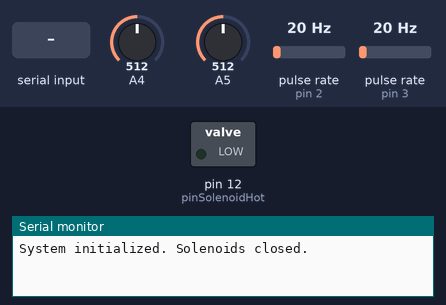
Bench run of a sketch on a simulated Arduino Uno, built with avr-gcc and run on an emulated ATmega328P. Shown: switched loads named in the sketch (green lamp = pin HIGH), the last lines printed to the serial monitor. Wiring (inferred from the names in the program): 2 × pulse sensor: data pin 2 / data pin 3. The inputs (shaded band) are chosen by the test bench; at power-on: pulse rate (sensors on pin 2, pin 3) 20 Hz, A4 = 512, A5 = 512. Pins used as bus, display or sensor lines are not drawn.

Above: at 1.2 s.
1.3 s: "90,45\n" received over the second serial link
At 3.5 s:
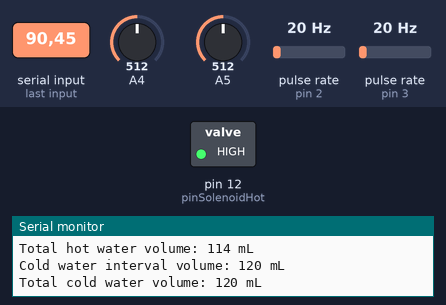
4.5 s: pulse rate (sensor on pin 2) set to 50 Hz
Timing chart, 0 to 7.5 s (numbered marks = the images above; inputs shaded):
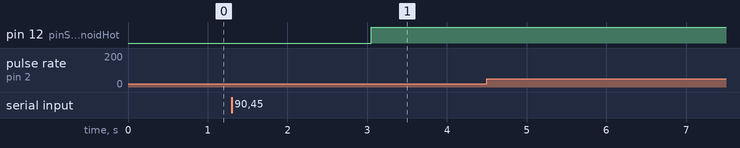

Measured:
- after the input at 1.3 s, pin 12 (pinSolenoidHot): LOW → HIGH after 1.8 s

The sketch:

Final_Budget_Bath_Sketch.ino
```cpp
#define CUSTOM_SETTINGS
#define INCLUDE_TERMINAL_MODULE

#include <Dabble.h>

// Pins for SoftwareSerial, managed by Dabble
int rxPin = 5;  // RX Pin
int txPin = 4;  // TX Pin

const int pinSolenoidHot = 12;
const int pinSolenoidCold = 7;

// Flow sensor pins
int flowSensorHotPin = 3;
int flowSensorColdPin = 2;

// Pulse volume constants in liters
const float pulseVolumeHot = 0.0028;
const float pulseVolumeCold = 0.00295;

volatile int pulseCountHot = 0;
volatile int pulseCountCold = 0;

unsigned long totalVolumeHot = 0;  // in milliliters
unsigned long totalVolumeCold = 0; // in milliliters

unsigned long requiredVolumeHot = 0;   // Required volume in milliliters
unsigned long requiredVolumeCold = 0;  // Required volume in milliliters

unsigned long totalHotWaterAvailable = 6000; // Total hot water available in milliliters (9 liters)

bool solenoidsOpened = false;

void setup() {
  Serial.begin(9600);
  Dabble.begin(9600, rxPin, txPin);

  pinMode(pinSolenoidHot, OUTPUT);
  pinMode(pinSolenoidCold, OUTPUT);
  pinMode(flowSensorHotPin, INPUT);
  pinMode(flowSensorColdPin, INPUT);

  digitalWrite(pinSolenoidHot, LOW);
  digitalWrite(pinSolenoidCold, LOW);

  attachInterrupt(digitalPinToInterrupt(flowSensorHotPin), countPulseHot, RISING);
  attachInterrupt(digitalPinToInterrupt(flowSensorColdPin), countPulseCold, RISING);

  Serial.println("System initialized. Solenoids closed.");
  Terminal.println("Enter Desired Bath Temperature in Fahrenheit:");
}

void loop() {
  Dabble.processInput();

  if (Terminal.available()) {
    String inputString = Terminal.readString();
    inputString.trim();
    float desiredTempF = inputString.toFloat();
    float desiredTempC = (desiredTempF - 32) * 5.0 / 9.0;

    if (desiredTempF > 0 && !solenoidsOpened) {
      double hotTempC, coldTempC;
      readWaterTemperatures(hotTempC, coldTempC);
      calculateWaterVolumes(desiredTempC, hotTempC, coldTempC);
      digitalWrite(pinSolenoidHot, HIGH);
      digitalWrite(pinSolenoidCold, HIGH);
      solenoidsOpened = true;
    }
  }

  updateWaterVolumes();

  delay(1000);  // Delay for 1 second before the next loop iteration
}

void countPulseHot() {
  pulseCountHot++;
}

void countPulseCold() {
  pulseCountCold++;
}

void readWaterTemperatures(double& hotTempC, double& coldTempC) {
  int hotTempVal = analogRead(A4);
  hotTempC = (0.2078 * hotTempVal) + 6.284;

  int coldTempVal = analogRead(A5);
  coldTempC = (0.2028 * coldTempVal) + 6.2588;
}

void calculateWaterVolumes(float desiredTempC, double hotTempC, double coldTempC) {
  float totalVolume = 6;  // Total desired volume in liters
  float adjustmentFactor = 1.05;  // Adjust by 5% to compensate for heat loss or sensor inaccuracies
  requiredVolumeHot = ((totalVolume * (desiredTempC - coldTempC) / (hotTempC - coldTempC)) * adjustmentFactor) * 1000;  // Convert to milliliters
  requiredVolumeCold = (totalVolume - (requiredVolumeHot / 1000)) * 1000;  // Convert to milliliters

  Serial.print("Required hot water volume with adjustment: ");
  Serial.print(requiredVolumeHot);
  Serial.println(" mL");
  Serial.print("Required cold water volume with adjustment: ");
  Serial.print(requiredVolumeCold);
  Serial.println(" mL");
}

void updateWaterVolumes() {
  unsigned long volumeThisIntervalHot = pulseCountHot * pulseVolumeHot * 1000;
  unsigned long volumeThisIntervalCold = pulseCountCold * pulseVolumeCold * 1000;

  if (digitalRead(pinSolenoidHot) == HIGH) {  // Check if hot solenoid is still open
    totalVolumeHot += volumeThisIntervalHot;
    Serial.print("Hot water interval volume: ");
    Serial.print(volumeThisIntervalHot);
    Serial.println(" mL");
    Serial.print("Total hot water volume: ");
    Serial.print(totalVolumeHot);
    Serial.println(" mL");

    if (totalVolumeHot >= requiredVolumeHot) {
      digitalWrite(pinSolenoidHot, LOW);
      Serial.println("Hot water solenoid closed.");
      totalHotWaterAvailable -= requiredVolumeHot;  // Subtract only once when closing
      Serial.print("Remaining hot water available: ");
      Serial.print(totalHotWaterAvailable / 1000.0);  // Display in liters
      Serial.println(" liters");
    }
  }

  if (digitalRead(pinSolenoidCold) == HIGH) {  // Check if cold solenoid is still open
    totalVolumeCold += volumeThisIntervalCold;
    Serial.print("Cold water interval volume: ");
    Serial.print(volumeThisIntervalCold);
    Serial.println(" mL");
    Serial.print("Total cold water volume: ");
    Serial.print(totalVolumeCold);
    Serial.println(" mL");

    if (totalVolumeCold >= requiredVolumeCold) {
      digitalWrite(pinSolenoidCold, LOW);
      Serial.println("Cold water solenoid closed.");
    }
  }

  pulseCountHot = 0;  // Reset the hot pulse count after reporting
  pulseCountCold = 0;  // Reset the cold pulse count after reporting
}
```
